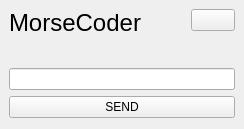
<?xml version="1.0" encoding="UTF-8"?>
<ui version="4.0">
 <class>MainWindow</class>
 <widget class="QMainWindow" name="MainWindow">
  <property name="geometry">
   <rect>
    <x>0</x>
    <y>0</y>
    <width>244</width>
    <height>129</height>
   </rect>
  </property>
  <property name="sizePolicy">
   <sizepolicy hsizetype="Fixed" vsizetype="Fixed">
    <horstretch>0</horstretch>
    <verstretch>0</verstretch>
   </sizepolicy>
  </property>
  <property name="windowTitle">
   <string>MorseCoder</string>
  </property>
  <widget class="QWidget" name="centralwidget">
   <layout class="QVBoxLayout" name="verticalLayout">
    <item>
     <layout class="QGridLayout" name="gridLayout" rowstretch="0" columnstretch="0,0,0,0">
      <property name="horizontalSpacing">
       <number>50</number>
      </property>
      <property name="verticalSpacing">
       <number>0</number>
      </property>
      <item row="0" column="1" alignment="Qt::AlignTop">
       <widget class="QLabel" name="label">
        <property name="sizePolicy">
         <sizepolicy hsizetype="Preferred" vsizetype="Fixed">
          <horstretch>0</horstretch>
          <verstretch>0</verstretch>
         </sizepolicy>
        </property>
        <property name="font">
         <font>
          <pointsize>18</pointsize>
         </font>
        </property>
        <property name="text">
         <string>MorseCoder</string>
        </property>
       </widget>
      </item>
      <item row="0" column="2" alignment="Qt::AlignTop">
       <widget class="QPushButton" name="btnExit">
        <property name="sizePolicy">
         <sizepolicy hsizetype="Fixed" vsizetype="Fixed">
          <horstretch>0</horstretch>
          <verstretch>0</verstretch>
         </sizepolicy>
        </property>
        <property name="maximumSize">
         <size>
          <width>50</width>
          <height>16777215</height>
         </size>
        </property>
        <property name="autoFillBackground">
         <bool>false</bool>
        </property>
        <property name="text">
         <string/>
        </property>
        <property name="icon">
         <iconset>
          <normaloff>cancel.png</normaloff>cancel.png</iconset>
        </property>
       </widget>
      </item>
     </layout>
    </item>
    <item>
     <layout class="QGridLayout" name="gridLayout_2">
      <property name="topMargin">
       <number>0</number>
      </property>
      <property name="rightMargin">
       <number>0</number>
      </property>
      <property name="bottomMargin">
       <number>0</number>
      </property>
      <property name="spacing">
       <number>6</number>
      </property>
      <item row="2" column="0" alignment="Qt::AlignTop">
       <widget class="QPushButton" name="btnSend">
        <property name="text">
         <string>SEND</string>
        </property>
       </widget>
      </item>
      <item row="1" column="0">
       <widget class="QLineEdit" name="messageInput">
        <property name="sizePolicy">
         <sizepolicy hsizetype="Expanding" vsizetype="Fixed">
          <horstretch>0</horstretch>
          <verstretch>0</verstretch>
         </sizepolicy>
        </property>
        <property name="maximumSize">
         <size>
          <width>400</width>
          <height>16777215</height>
         </size>
        </property>
       </widget>
      </item>
     </layout>
    </item>
   </layout>
  </widget>
 </widget>
 <resources/>
 <connections/>
</ui>
